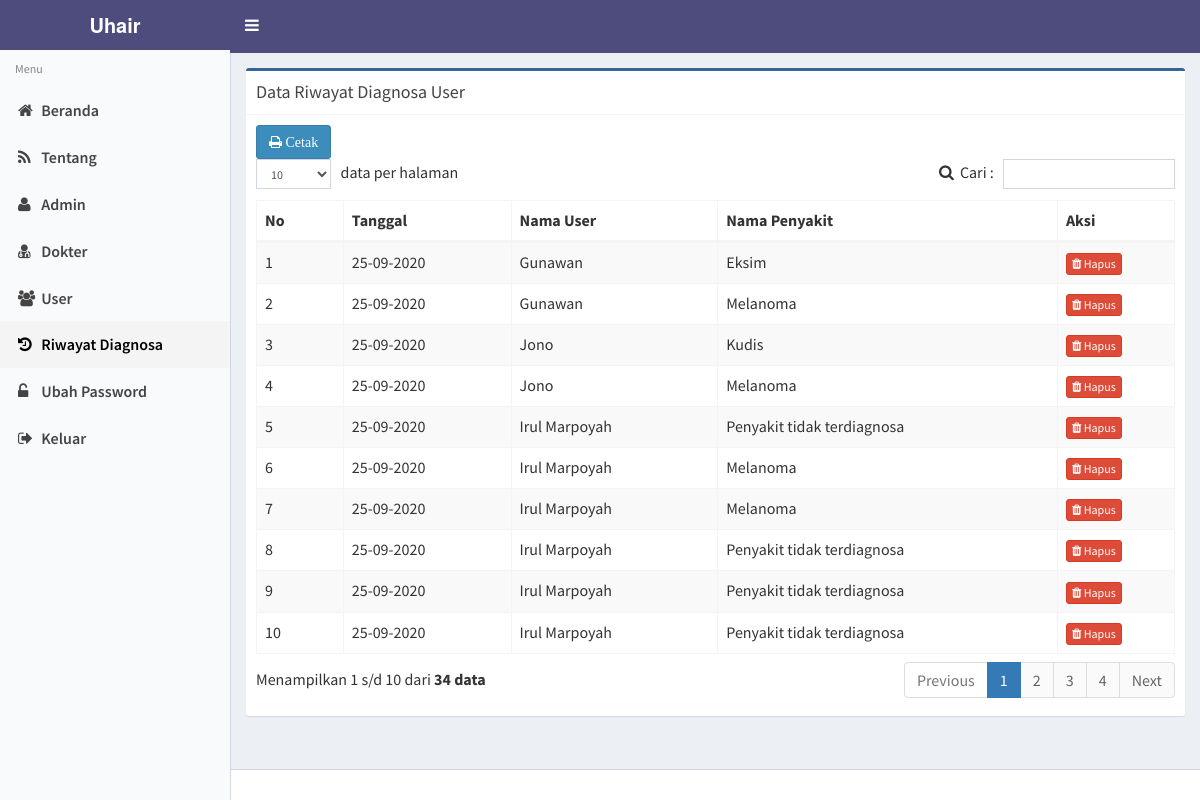
The app's page /index.php?page=riwayat (signed in) with its own data.
### tables this page shows
CREATE TABLE `riwayat` (
  `id_riwayat` int NOT NULL,
  `id_pengguna` int NOT NULL,
  `id_penyakit` int DEFAULT NULL,
  `tanggal` date NOT NULL
);

CREATE TABLE `pengguna` (
  `id_pengguna` int NOT NULL,
  `nama_lengkap` varchar(50) NOT NULL,
  `username` varchar(20) NOT NULL,
  `password` varchar(20) NOT NULL,
  `level` enum('Admin','Dokter','User') NOT NULL
);

CREATE TABLE `penyakit` (
  `id_penyakit` int NOT NULL,
  `kode_penyakit` varchar(20) NOT NULL,
  `nama_penyakit` varchar(50) NOT NULL,
  `deskripsi` text NOT NULL,
  `solusi` text NOT NULL
);

### riwayat.php (the view, shortened to what this page needs)
<?php
$link_update = '?page=update_riwayat';
$list_data = '';
$q = "select * from riwayat order by id_riwayat DESC";
$q = mysqli_query($con, $q);
if (mysqli_num_rows($q) > 0) {
    while ($r = mysqli_fetch_array($q)) {
        $id = $r['id_riwayat'];
        $r_pengguna = mysqli_fetch_array(mysqli_query($con, "select nama_lengkap from pengguna where id_pengguna='" . $r['id_pengguna'] . "'"));
        if (is_null($r['id_penyakit'])) {
            $nama_penyakit = 'Penyakit tidak terdiagnosa';
        } else {
            $r_penyakit = mysqli_fetch_array(mysqli_query($con, "select nama_penyakit from penyakit where id_penyakit='" . $r['id_penyakit'] . "'"));
            $nama_penyakit = $r_penyakit['nama_penyakit'];
        }
        $list_data .= '
		<tr>
		<td></td>
		<td>' . date('d-m-Y', strtotime($r['tanggal'])) . '</td>
		<td>' . $r_pengguna['nama_lengkap'] . '</td>
		<td>' . $nama_penyakit . '</td>
		<td>
            <a href="#" data-href="' . $link_update . '&amp;id=' . $id . '&amp;action=delete" data-toggle="modal" data-target="#confirm-delete" class="btn btn-danger btn-xs" title="Hapus"><i class="fa fa-trash"></i> Hapus</a>
        </td>
		</tr>';
    }
}
?>
<div class="box box-success">
    <div class="box-header with-border">
        <h3 class="box-title">Data Riwayat Diagnosa User</h3>
    </div>
    <div class="box-body">
        <div class="table-responsive">
            <table class="table table-striped table-bordered" id="dataTables1">
                <thead>
                    <tr>
                        <th>No</th>
                        <th>Tanggal</th>
                        <th>Nama User</th>
                        <th>Nama Penyakit</th>
                        <th width="80">Aksi</th>
                    </tr>
                </thead>
                <tbody>
                	<button class="btn btn-primary" onclick="window.print()"><i class="fa fa-print"> Cetak</i></button>
                    <?php echo $list_data; ?>
                </tbody>
            </table>
        </div>
    </div>
</div>

### assets/css/custom.css (style rules this page uses)
.dataTable > thead > tr > th[class*="sort"]:after { content: "" !important; }
.dataTable > thead > tr > th[class*="sort"]:before { content: "" !important; }

### records on screen
riwayat: tanggal "25-09-2020", id_pengguna.nama_lengkap "Gunawan", id_penyakit.nama_penyakit "Eksim"
riwayat: tanggal "25-09-2020", id_pengguna.nama_lengkap "Gunawan", id_penyakit.nama_penyakit "Melanoma"
riwayat: tanggal "25-09-2020", id_pengguna.nama_lengkap "Jono", id_penyakit.nama_penyakit "Kudis"
riwayat: tanggal "25-09-2020", id_pengguna.nama_lengkap "Jono", id_penyakit.nama_penyakit "Melanoma"
riwayat: tanggal "25-09-2020", id_pengguna.nama_lengkap "Irul Marpoyah", id_penyakit "Penyakit tidak terdiagnosa"
riwayat: tanggal "25-09-2020", id_pengguna.nama_lengkap "Irul Marpoyah", id_penyakit.nama_penyakit "Melanoma"
riwayat: tanggal "25-09-2020", id_pengguna.nama_lengkap "Irul Marpoyah", id_penyakit.nama_penyakit "Melanoma"
riwayat: tanggal "25-09-2020", id_pengguna.nama_lengkap "Irul Marpoyah", id_penyakit "Penyakit tidak terdiagnosa"
riwayat: tanggal "25-09-2020", id_pengguna.nama_lengkap "Irul Marpoyah", id_penyakit "Penyakit tidak terdiagnosa"
riwayat: tanggal "25-09-2020", id_pengguna.nama_lengkap "Irul Marpoyah", id_penyakit "Penyakit tidak terdiagnosa"
